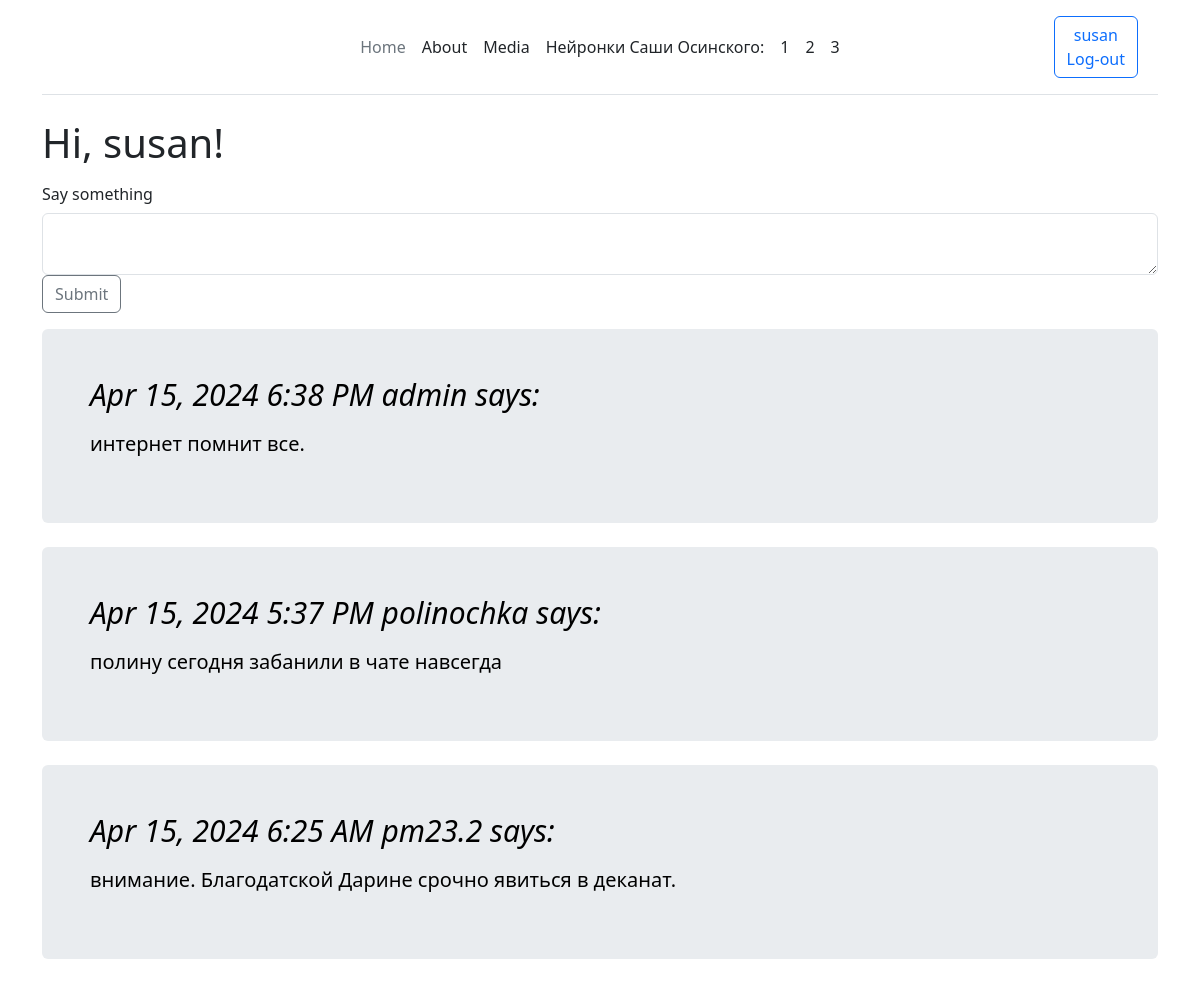
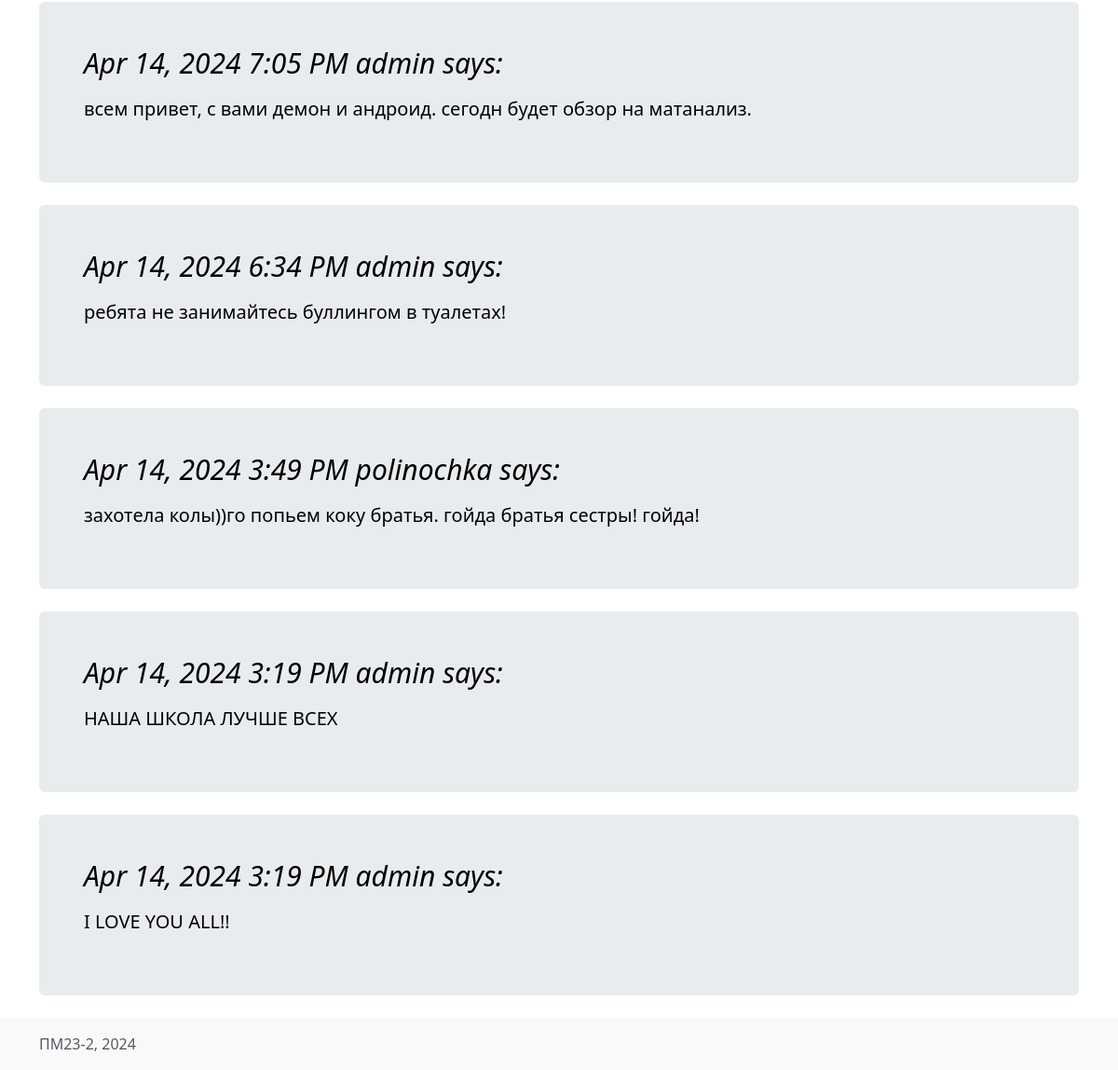
The app's page /index (signed in) with its own data (2 pictures, top to bottom).
### app/models.py (models this page shows, shortened)
class User(UserMixin, db.Model):
    id: so.Mapped[int] = so.mapped_column(primary_key=True)
    username: so.Mapped[str] = so.mapped_column(sa.String(64), index=True, unique=True)
    email: so.Mapped[str] = so.mapped_column(sa.String(120), index=True, unique=True)
    password_hash: so.Mapped[Optional[str]] = so.mapped_column(sa.String(256))
    posts: so.WriteOnlyMapped['Post'] = so.relationship(back_populates='author')

class Post(db.Model):
    id: so.Mapped[int] = so.mapped_column(primary_key=True)
    body: so.Mapped[str] = so.mapped_column(sa.String(140))
    timestamp: so.Mapped[datetime] = so.mapped_column(index=True, default=lambda: datetime.now(timezone.utc))
    user_id: so.Mapped[int] = so.mapped_column(sa.ForeignKey(User.id),index=True)
    author: so.Mapped[User] = so.relationship(back_populates='posts')

### app/routes.py (the view)
@app.route('/', methods=["POST", "GET"])
@app.route('/index', methods=["POST", "GET"])
@login_required
def index():
    form = PostForm()
    if form.validate_on_submit():
        post = Post(body=form.post.data, author=current_user)
        db.session.add(post)
        db.session.commit()
        flash('Your post is now live!')
        return redirect(url_for('index'))
    posts = Post.query.order_by(Post.timestamp).all()[::-1]
    return render_template("index.html", title='Home Page', form=form, posts=posts)

### app/forms.py
class PostForm(FlaskForm):
    post = TextAreaField('Say something', validators=[DataRequired(), Length(min=1, max=140)])
    submit = SubmitField('Submit')

### app/models.py (called while the page is built)
@login.user_loader
def load_user(id):
    return db.session.get(User, int(id))

### app/templates/index.html (shortened to what this page needs)
{% extends "base.html" %}
{% block content %}
<main class="container">
    <h1>Hi, {{ current_user.username }}!</h1>
    <form action="" method="post">
        {{ form.post.label(class_="col-sm-2 col-form-label") }}<br>
        {{ form.post(class_="form-control") }}
        <p>{{ form.submit(class_="btn btn-outline-secondary") }}</p>
    </form>
    {% for post in posts %}
    <div class="p-4 p-md-5 mb-4 rounded text-body-emphasis bg-body-secondary">
            <h1 class="display-4 fst-italic" style="font-size: 30px;">{{ moment(post.timestamp).format('lll')}} {{
                post.author.username }} says: </h1>
            <p class="lead my-3" style="font-size: 20px;">{{ post.body }}</p>
    </div>
    {% endfor %}
</main>
{% endblock %}

### app/templates/base.html (shortened to what this page needs)
<html>
<head>
    {% block styles %}
    {{ bootstrap.load_css() }}
    {% endblock %}
</head>
<div class="container">
    <header class="d-flex flex-wrap align-items-center justify-content-center justify-content-md-between py-3 mb-4 border-bottom"
            style="padding-left: calc(var(--bs-gutter-x)* .5); padding-right: calc(var(--bs-gutter-x)* .5)">
        <div class="col-md-3 mb-2 mb-md-0">
            <a href="/" class="d-inline-flex link-body-emphasis text-decoration-none">
                <svg class="bi" width="40" height="32" role="img" aria-label="Bootstrap">
                    <use xlink:href="#bootstrap"></use>
                </svg>
            </a>
        </div>
        <ul class="nav col-12 col-md-auto mb-2 justify-content-center mb-md-0">
            <li><a href="/index" class="nav-link px-2 link-secondary">Home</a></li>
            <li><a href="/info" class="nav-link px-2 link-dark">About</a></li>
            <li><a href="#" class="nav-link px-2 link-dark">Media</a></li>
            <li><a class="nav-link px-2 link-dark">Нейронки Саши Осинского:</a></li>
            <li><a href="#" class="nav-link px-2 link-dark">1</a></li>
            <li><a href="#" class="nav-link px-2 link-dark">2</a></li>
            <li><a href="#" class="nav-link px-2 link-dark">3</a></li>
        </ul>
        <div class="col-md-3 text-end">
            {% if current_user.is_anonymous %}
            <a class="btn btn-outline-primary me-2" href="{{ url_for('login') }}">Login</a>
            {% else %}
            <a class="btn btn-outline-primary me-2" href="{{ url_for('logout') }}"> {{current_user.username}} <br>
                Log-out</a>
            {% endif %}
        </div>
    </header>
</div>
<body class="d-flex flex-column h-100">
{% block content %}{% endblock %}
</body>
<footer class="footer mt-auto py-3 bg-body-tertiary"
">
<div class="container">
    <span class="text-body-secondary">ПМ23-2, 2024</span>
</div>
</footer>
</html>

### records on screen
User: username "susan"
Post: timestamp "Apr 15, 2024 6:38 PM", author.username "admin", body "интернет помнит все."
Post: timestamp "Apr 15, 2024 5:37 PM", author.username "polinochka", body "полину сегодня забанили в чате навсегда"
Post: timestamp "Apr 15, 2024 6:25 AM", author.username "pm23.2", body "внимание. Благодатской Дарине срочно явиться в деканат."
Post: timestamp "Apr 14, 2024 7:05 PM", author.username "admin", body "всем привет, с вами демон и андроид. сегодн будет обзор на матанализ."
Post: timestamp "Apr 14, 2024 6:34 PM", author.username "admin", body "ребята не занимайтесь буллингом в туалетах!"
Post: timestamp "Apr 14, 2024 3:49 PM", author.username "polinochka", body "захотела колы))го попьем коку братья. гойда братья сестры! гойда!"
Post: timestamp "Apr 14, 2024 3:19 PM", author.username "admin", body "НАША ШКОЛА ЛУЧШЕ ВСЕХ"
Post: timestamp "Apr 14, 2024 3:19 PM", author.username "admin", body "I LOVE YOU ALL!!"
